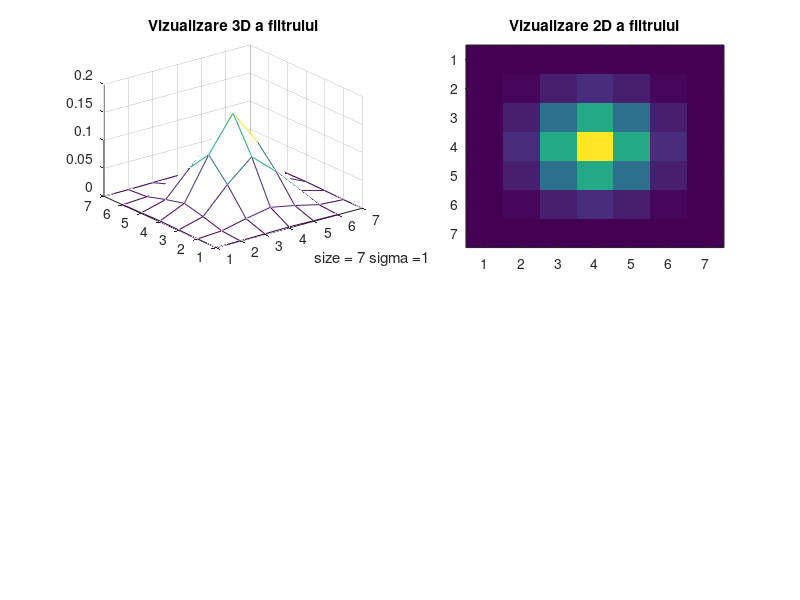

The MATLAB source for this figure: (Note: this script raises an error after producing the figure.)
%
% 
% Filtre Gaussiene - elementul din mijloc cel mai mare, restul scad in
% functie de sigma; suma lor = 1
close all;
for fsize = [7 19 31]
    for fsigma = [1 3 5 10]        
        f = fspecial('gaussian', fsize, fsigma);
        figure,
        subplot(2,2,1); mesh(f);title('Vizualizare 3D a filtrului');
        xlabel(['size = ' num2str(fsize) ' sigma =' num2str(fsigma)]);
        subplot(2,2,2);imagesc(f);title('Vizualizare 2D a filtrului');
        imgf = imfilter(img,f);     
        subplot(2,2,3);imshow(img);title('imagine initiala');
        subplot(2,2,4);imshow(imgf);title('imagine obtinuta prin filtrarea cu f');
        pause 
        close(gcf);
    end
end
%%%%%%%%%%%%%%%%%%%%%%%%%%%%%%%%%%%%%%%%%%%%%%%%%%%%%%%%%%%%%%%%%%%%%%%%%%%
% Cum extrapolam valorile pixelilor din afara imaginii?
%
% Optiuni: 
% 0 - implicit: toti pixelii iau valoarea 0 (culoare neagra),
% 'circular'  - pixelii de la sfarsit de (linie,coloana) se copiaza la inceput de (linie, coloana)
% 'replicate' -  se copiaza pixelul cel mai apropiat
% 'symmetric' -  se copiza in oglinda pixelii cei mai apropiati
%
% Ce dimensiune are imaginea filtrata? 
%
% Optuni:
% 'same' - implicit, aceleasi dimensiuni
% 'full' - se adauga si dimensiunea filtrului

img = imread('rainbow.jpg');
f = fspecial('gaussian', 31, 10);imagesc(f)
imgf = imfilter(img,f);

imgf_1 = imfilter(img, f, 0);figure,imshow(imgf_1)
%sunt imgf si imgf_1 la fel?
isequal(imgf,imgf_1)

imgf_2 = imfilter(img, f, 'circular');figure, imshow(imgf_2);
disp(size(imgf_2));
imgf_2 = imfilter(img, f, 'circular','full');
figure, imshow(imgf_2);
disp(size(imgf_2));

imgf_3 = imfilter(img, f, 'replicate');figure, imshow(imgf_3);
disp(size(imgf_3));
imgf_3 = imfilter(img, f, 'replicate','full');figure, imshow(imgf_3);
disp(size(imgf_3));

imgf_4 = imfilter(img, f, 'symmetric');figure, imshow(imgf_4);
disp(size(imgf_4));
imgf_4 = imfilter(img, f, 'replicate','full');figure, imshow(imgf_4);
disp(size(imgf_4));

%%%%%%%%%%%%%%%%%%%%%%%%%%%%%%%%%%%%%%%%%%%%%%%%%%%%%%%%%%%%%%%%%%%%%%%%%%%
%
%inter-corelatie versus convolutie
%
%pentru filtre "simetrice" nicio diferenta
img = imread('peppers.png');
f = fspecial('gaussian', 31, 10);
imgf = imfilter(img,f);%implicit se realizeaza inter-corelatia
imgf_corr = imfilter(img,f,'corr');
isequal(imgf,imgf_corr)
imgf_conv = imfilter(img,f,'conv');%optiune pentru convolutie
isequal(imgf,imgf_conv)
figure,
subplot(1,3,1);
imshow(img);title('imagine initiala');
subplot(1,3,2);
imshow(imgf_corr);title('inter-corelatie cu f');
subplot(1,3,3);
imshow(imgf_conv);title('convolutie cu f');

%
% pentru filtre "nesimetrice" avem diferente
f = zeros(41,41);
f(21,41) = 1;
imgf_corr = imfilter(img,f);
figure, imshow(imgf_corr);
imgf_conv = imfilter(img,f,'conv');
figure, imshow(imgf_conv);
isequal(imgf_corr,imgf_conv)
figure,
subplot(1,3,1);
imshow(img);title('imagine initiala');
subplot(1,3,2);
imshow(imgf_corr);title('inter-corelatie cu f');
subplot(1,3,3);
imshow(imgf_conv);title('convolutie cu f');

%%%%%%%%%%%%%%%%%%%%%%%%%%%%%%%%%%%%%%%%%%%%%%%%%%%%%%%%%%%%%%%%%%%%%%%%%%%
% Zgomot in imagini
%
% adaugam zgomot "salt and pepper"
I = rgb2gray(img);
J1 = imnoise(I,'salt & pepper', 0.02);
figure, imshow(I), figure, imshow(J1)
% aduagam zgomot mai dens
J2 = imnoise(I,'salt & pepper', 0.10);
figure, imshow(I), figure, imshow(J2)
%
%eliminam zgomotul pentru J1
%filtrul de medie cu diverse dimensiuni
for fsize = [5 10 25]
    f = fspecial('average',fsize);
    imgf = imfilter(J1,f);
    figure, 
    subplot(1,2,1);imshow(J1);title('imagine cu zgomot');
    subplot(1,2,2);imshow(imgf);title('imagine filtrata cu filtru de medie');
    xlabel(['dimensune filtru = ' num2str(fsize)])
    pause;
    close(gcf);
end
%filtru gaussian
for fsize = [7 19 31]
    for fsigma = [1 3 5 10]
        f = fspecial('gaussian', fsize, fsigma);
        imgf = imfilter(J1,f);
        figure,
        subplot(1,2,1);imshow(J1);title('imagine cu zgomot');
        subplot(1,2,2);imshow(imgf);title('imagine filtrata cu filtru Gaussian');
        xlabel(['dimensiune filtru= ' num2str(fsize) ', sigma=' num2str(fsigma)]);
        pause;
        close(gcf)
    end
end


%filtru neliniar - filtrul median
for fsize = [3 5 7 11]
    imgf = medfilt2(J1,[fsize fsize]);
    figure,
    subplot(1,2,1);imshow(J1);title('imagine cu zgomot');
    subplot(1,2,2);imshow(imgf);title('imagine filtrata cu filtru median');
    xlabel(['dimensiune filtru= ' num2str(fsize) ]);
    pause;
    close(gcf)
end

%completati codul Matlab
%eliminati zgomotul pentru J2
